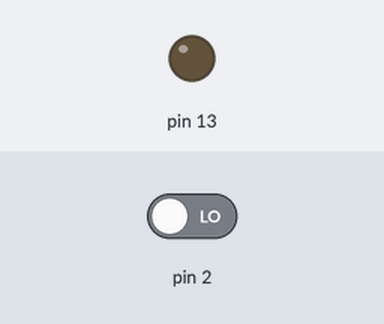
Simulated run of this sketch. Board: Arduino Uno, built with avr-gcc and run on an emulated ATmega328P. On the bench: output pins drawn as LEDs (lit = HIGH). Dashed ring = blinking. The inputs (shaded band) are chosen by the test bench; at power-on: pin 2 LOW.

Above: at 1.2 s.
1.3 s: pin 2 driven HIGH
At 1.7 s:
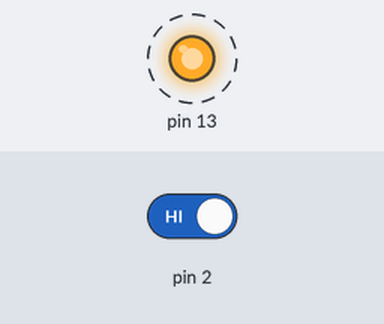
Timing chart, 0 to 11.8 s (numbered marks = the images above; inputs shaded):
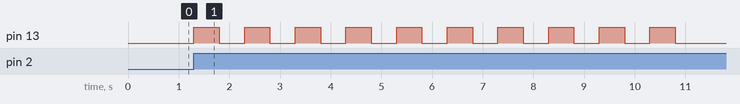

Measured:
- after the input at 1.3 s, pin 13: alternates HIGH for 0.50 s and LOW for 0.50 s, starting at once

The sketch:

Ejercicio8.ino
```cpp
/*
Práctica 1
Ejercicio 8
Medrano Albarrán Gerardo
Merino Texta Rogelio de Jesús
*/


volatile bool led;

void setup() {
  Serial.begin(9600);
  pinMode(13, OUTPUT);
  attachInterrupt(0, prende, RISING);

}

void loop() {

  if (led==true)
  {
      for (int i=0;i<=9; i++)
    {
      digitalWrite(13, HIGH);
      delay(500);
      digitalWrite(13, LOW);
      delay(500);
    }
    led=false;
  }


}

void prende()
{
  led=true;
}
```
